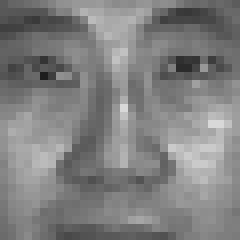
%> input picture images/user01_01.bmp, 30 x 30 px (shown 8 times larger); its folder holds 4 pictures in this run
$ octave Project3Script.m   (GNU Octave 9; MATLAB toolbox functions it lacks are replaced by stand-ins)
%> lines starting %> are read from the running program, lines starting %| are printed output that depends on the picture
clear;
close all;
clc;

files = dir('images/*.bmp');
images = cell(1,30);
eigen_values = zeros(1,30);
all_images = cell(1,50);
count = 1;
figure;
c = 1;
%% Getting the face images
disp('Getting all faces from the directory');
for i = 1:length(files)
    filename =  ['images/' files(i).name];

    if mod(i,5)<= 3 && mod(i,5) >= 1
        file = imread(filename);
%> file is the input picture: size 30x30 uint8; min 30, max 216, mean 128

        subplot(3,10,c);
        imshow(file,[]);
        title(['Image #' num2str(c)]);

        % Mean face calculation
        file = reshape(file,900,1);
%> file = 900 values, max 216 at index 464, min 30 at index 160, mean 128
        images{count} = file;


        count = count + 1;
        c = count;
    end
    all_images{i} = reshape(imread(filename),900,1);
end


%% Mean face calculations
images = cell2mat(images);
sumImage = zeros(900,1);

all_images = cell2mat(all_images);
disp('calculating the mean face');
for j = 1:30
    for k =  1:900
        sumImage(k,1) = mean(images(k,:));

    end
end

meanFace = reshape(sumImage,30,30);
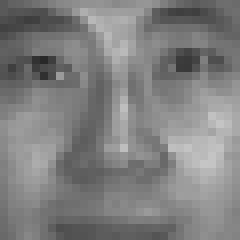
%> meanFace: size 30x30 double (shown 8 times larger); min 40.67, max 197.3, mean 128
imshow(meanFace,[]);

%% Original face subtracted by the mean face
for i = 1: sqrt(length(images))
%> (the run ends here)
